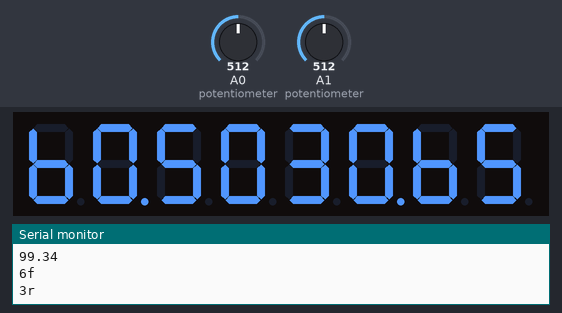
This sketch was run on a simulated Arduino Uno, built with avr-gcc and run on an emulated ATmega328P. Parts: 8-digit seven-segment display, the last lines printed to the serial monitor. The test bench sets the inputs (shaded band); at power-on: A0 (potentiometer) = 512, A1 (potentiometer) = 512.

Above: at 3.8 s.
3.9 s: A0 (potentiometer) set to 560
At 4.2 s:
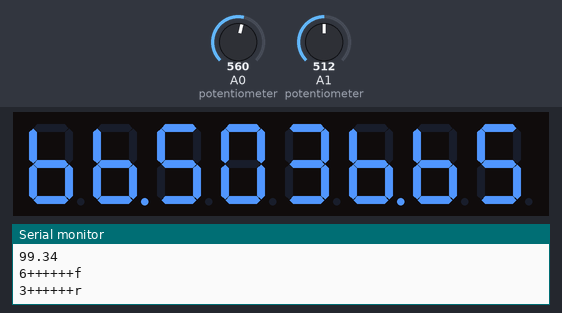
5.4 s: A1 (potentiometer) set to 280
At 6.6 s:
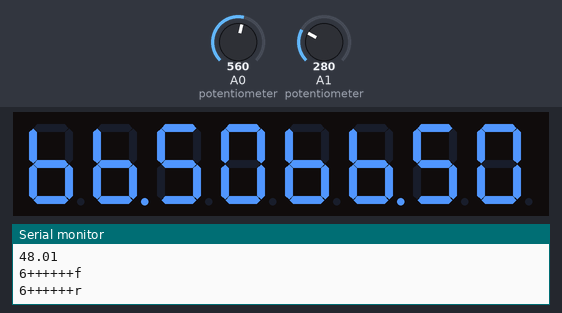
6.9 s: A1 (potentiometer) set to 258
At 7.3 s:
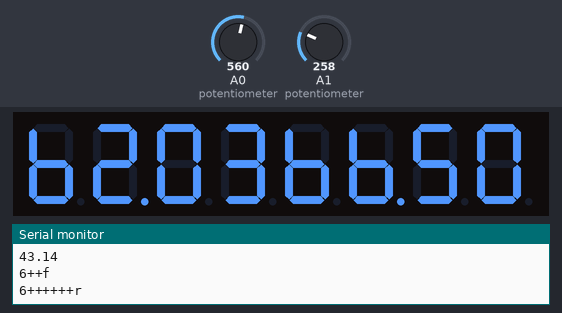
8.4 s: A0 (potentiometer) set to 540
At 8.8 s:
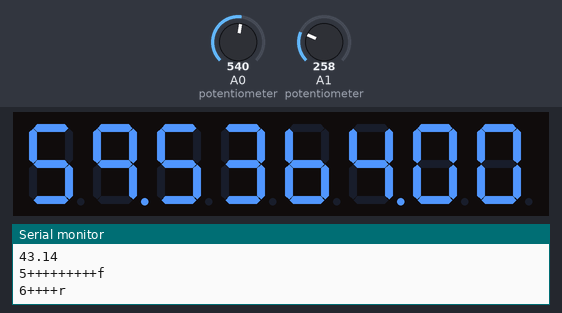
9.9 s: A1 (potentiometer) set to 511
At 11.1 s:
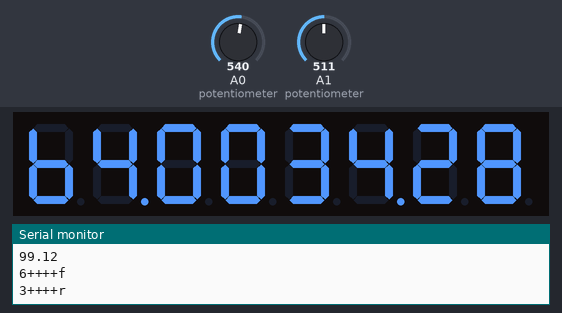
11.4 s: A0 (potentiometer) set to 306
At 12.5 s:
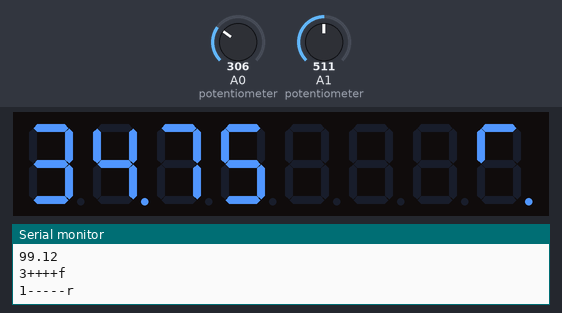
Timing chart, 0 to 13.9 s (numbered marks = the images above; inputs shaded):
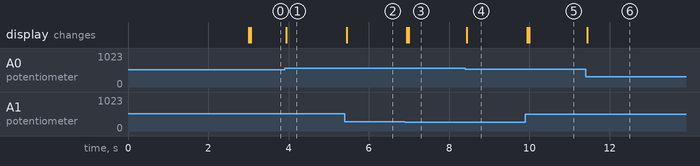

The sketch:

Lowry_Christmas_Code_v1.0.ino
```cpp
// 7-February-2020 - Program for intermediate presentation
// Developer: Lowry Maher
// Function: This program controls 2 independent Nova 15kW 60V motors -
// and varies their speed output based on Throttle Input and Steering Input

#include <Arduino.h> //Include additional Arduino Libraries
#include <SoftwareSerial.h> //Include software serial library
#include <TM1638.h> //Include the TM1638 library

SoftwareSerial mySerial1(2, 3); //RX, TX, Create a softwareSerial port on pins 2 and 3
SoftwareSerial mySerial2(4, 5); //RX, TX, Create a softwareSerial port on pins 4 and 5

TM1638 module(8, 9, 7); //Define a module on data pin 8, clock pin 9 and strobe pin 7

#define LEFT 0 //Determines left side of LED display
#define RIGHT 1 //Determines left side of LED display

byte displayDigits[] = {63, 6, 91, 79, 102, 109, 124, 7, 127, 103 }; //Array of the numbers from 0 to 9
byte values[] = { 0, 0, 0, 0, 0, 0, 0, 0 }; //An array for the values to be displayed - all zeroes means show nothing.
int theDigits[] = { 0, 0, 0, 0 }; //The digits which will make up a number to be displayed

//Variables for left motor calculation:

int LeftTensCharacter; //Number 1 to 10 at the start of the throttle string

//Variables used to calculate the "TensCharacter"
int LeftFirstTensVariable;
int LeftSecondTensVariable;
int LeftThirdTensVariable;
int LeftFourthTensVariable;
int LeftFifthTensVariable;

//Variables used to calculate the "DecimalCharacters"
float LeftDecimalValue;
float LeftFirstDecimalVariable;
int LeftSecondDecimalVariable;
float LeftThirdDecimalVariable;
float LeftThirdTensVariableDuplicate;
int LeftFourthDecimalVariable;

String LeftOnesCharacters = ""; //String storing the "+" characters for the ones multiplier
String LeftDecimalCharacters = ""; //String storing the "g" characters for the decimal multiplier
String LeftLessThanTenCharacters = ""; //String storing the "-" characters for the ones multiplier when <10%
String LeftFullThrottleString = "m"; //String to store "m" for full throttle, as per the controller manual
String LeftThrottleString = ""; //String that stores the final concated string to be sent to the motor
float LeftOutputPercent;  //Variable to store throttle %

//Variables for right motor calculation:

int RightTensCharacter; //Number 1 to 10 at the start of the throttle string

//Variables used to calculate the "TensCharacter"
int RightFirstTensVariable;
int RightSecondTensVariable;
int RightThirdTensVariable;
int RightFourthTensVariable;
int RightFifthTensVariable;

//Variables used to calculate the "DecimalCharacters"
float RightDecimalValue;
float RightFirstDecimalVariable;
int RightSecondDecimalVariable;
float RightThirdDecimalVariable;
float RightThirdTensVariableDuplicate;
int RightFourthDecimalVariable;

String RightOnesCharacters = ""; //String storing the "+" characters for the ones multiplier
String RightDecimalCharacters = ""; //String storing the "g" characters for the decimal multiplier
String RightLessThanTenCharacters = ""; //String storing the "-" characters for the ones multiplier when <10%
String RightFullThrottleString = "m"; //String to store "m" for full throttle, as per the controller manual
String RightThrottleString = ""; //String that stores the final concated string to be sent to the motor
float RightOutputPercent;  //Variable to store throttle %.

//Variables for inputs and electronic differential
float SteeringInput;
float SteeringPercent;
float ThrottleInput;
float Throttle50Value;
float OutputPercent;
float RightMotorPercent;
float LeftMotorPercent;
float ExcessPercent;
float TurningPercent;
float RightSteeringPercent;
float LeftSteeringPercent;
float WheelSteeringAngle;
float RightWheelSteeringAngle;
float LeftWheelSteeringAngle;
float AverageWheelSteeringAngle;
float WheelTurningRadius;
float LeftWheelTurningRadius;
float RightWheelTurningRadius;
float AverageWheelTurningRadius;
float RadiusDifferencePercent;
float ExcessRadiusDifferencePercent;

float WheelBase = 1.54; //Distance from rear to front wheels is 1.54 metres.
float TrackWidth = 1.15; //Distance from left to right wheels is 1.15 metre.

float NegativePercent;
float ExcessNegativePercent;
float OverHundredVariable;

void setup()
{
  Serial.begin(115200); //Baud rate between computer and Arduino

  mySerial1.begin(115200); //Baud rate between Arduino and Controller
  mySerial1.println("s"); //Initialise the controller to accept serial command strings

  mySerial2.begin(115200); //Baud rate between Arduino and Controller
  mySerial2.println("s"); //Initialise the controller to accept serial command strings

  module.setDisplay(values); //Start with the digital display blank
  module.setupDisplay(true, 7); //Set the display intensity. (1 to 7)
}

void loop() //Runs program continuously
{
  while (millis() < 3000) { //While in the first 3 seconds, send "s" to controller to set to Serial Mode
    mySerial1.println("s"); //Initialise the left controller to accept serial command strings
    mySerial2.println("s"); //Initialise the right controller to accept serial command strings
  }

  ExcessRadiusDifferencePercent = RadiusDifferencePercent;
  ExcessNegativePercent = NegativePercent;

  ThrottleInput = analogRead(A0); //Value from potentiometer placed into "ThrottleInput"

  OutputPercent = (((ThrottleInput - 28.00) / 400.00) * 100.00) / 2.00; //Analog Input value converted to %

  Serial.println(OutputPercent); //Display throttle percent on screen

  SteeringInput = analogRead(A1); //Value from potentiometer placed into "Steering Input"

  if (SteeringInput > 550) { //If approaching full lock left range, set 63 as the zero position
    SteeringInput = 63;
  }
  else if (SteeringInput > 515 && SteeringInput < 550) { //If approaching full lock right, set to 515 as the maximum position
    SteeringInput = 515;
  }

  SteeringPercent = ((SteeringInput - 63) / 452) * 100; //Analog Input value converted to %

  Serial.println(SteeringPercent); //Display steering percent on screen

  TurningPercent = (SteeringPercent - 50) * 2;

  if (OutputPercent < 1) { //If the throttle signal is less than 1%, both motors should be off.
    LeftThrottleString = "0"; //Turn off left motor
    RightThrottleString = "0"; //Turn off right motor
  }

  else if (OutputPercent > 1 || OutputPercent < 20) { //If the throttle signal is between 1% and 20%
    if (SteeringPercent > 45 && SteeringPercent < 55) { //If driving straight, with a 10% deadband incorporated
      LeftMotorPercent = (OutputPercent); //Left motor speed = throttle value
      RightMotorPercent = (OutputPercent); //Right motor speed = throttle value
    }

    //If turning right
    else if (SteeringPercent > 55) { //Steering angle greater than 55%
      RightWheelSteeringAngle = ((TurningPercent / 100) * 28); //Steering angle of right wheel is between 0-28 degrees
      LeftWheelSteeringAngle = ((TurningPercent / 100) * 23); //Steering angle of left wheel is between 0-23 degrees
      AverageWheelSteeringAngle = ((LeftWheelSteeringAngle + RightWheelSteeringAngle) / 2); //Average steering angle
      AverageWheelTurningRadius = (WheelBase / (tan(AverageWheelSteeringAngle * (3.14159 / 180)))); //Turn radius = (w/tan(Beta)) and convert rads to degrees
      LeftWheelTurningRadius = (AverageWheelTurningRadius + (TrackWidth / 2)) ; //Outer radius = average radius + half the width of the car
      RightWheelTurningRadius = (AverageWheelTurningRadius - (TrackWidth / 2)) ; //Inner radius = average radius - half the width of the car
      RadiusDifferencePercent = (((LeftWheelTurningRadius - RightWheelTurningRadius) / LeftWheelTurningRadius) * 100); //Outer - inner / outer
      ExcessPercent = (OutputPercent + (RadiusDifferencePercent / 2) - 100); //Store the amount that goes past 100%
      NegativePercent = ((OutputPercent - (RadiusDifferencePercent / 2)) * (-1)); //Store the amount that goes below 0%
      OverHundredVariable = (OutputPercent + ExcessPercent); //Value past 100% e.g. 112%

      //The following executes when the steering is in full-lock or close to full-lock.
      if (OverHundredVariable > 100) { //If the % to one of the motors is larger than 100%
        LeftMotorPercent = 100.00; //Make the outer motor 100%
        RightMotorPercent = (OutputPercent - ExcessPercent - (ExcessRadiusDifferencePercent / 2)); //Subtract the excess differential % from the inner wheel
      }
      else if ((OutputPercent - (ExcessRadiusDifferencePercent / 2)) < 0) { //If signal to motor is less than 0%
        RightMotorPercent = 0; //Inner motor set to 0%
        LeftMotorPercent = OutputPercent; //Outer motor runs as fast as driver inputs
      }

      //Else if the output % is smaller than the % differential and the car is not at or near full-lock:
      else if (OutputPercent < ExcessRadiusDifferencePercent && ((OutputPercent - (ExcessRadiusDifferencePercent / 2)) > 0)) {
        RightMotorPercent = 0; //Inner motor set to 0%
        LeftMotorPercent = OutputPercent; //Outer motor set to output signal
      }
      else { //Else we are in a straight line: (neither signal is greater than 100 or less than 0)
        LeftMotorPercent = (OutputPercent); //Outer speed = output signal
        RightMotorPercent = (OutputPercent - (ExcessRadiusDifferencePercent)); //Inner speed = throttle - differential
      }
    }

    //If turning left - calculations are repeated with motors reversed
    else if (SteeringPercent < 45) { //Steering less greater than 45%
      RightWheelSteeringAngle = (((TurningPercent / 100) * 23) * (-1)); //Steering angle of right wheel is between 0-23 degrees
      LeftWheelSteeringAngle = (((TurningPercent / 100) * 28) * (-1)); //Steering angle of left wheel is between 0-28 degrees
      AverageWheelSteeringAngle = ((LeftWheelSteeringAngle + RightWheelSteeringAngle) / 2); //Average steering angle
      AverageWheelTurningRadius = (WheelBase / (tan(AverageWheelSteeringAngle * (3.14159 / 180)))); //Turn radius = (w/tan(Beta)) and convert rads to degrees
      LeftWheelTurningRadius = (AverageWheelTurningRadius - (TrackWidth / 2)) ; //Inner radius = average radius + half the width of the car
      RightWheelTurningRadius = (AverageWheelTurningRadius + (TrackWidth / 2)) ; //Outer radius = average radius - half the width of the car
      RadiusDifferencePercent = (((RightWheelTurningRadius - LeftWheelTurningRadius) / RightWheelTurningRadius) * 100); //Outer - inner / outer
      ExcessPercent = (OutputPercent + (RadiusDifferencePercent / 2) - 100); //Store the amount that goes past 100%
      NegativePercent = ((OutputPercent - (RadiusDifferencePercent / 2)) * (-1)); //Store the amount that goes below 0%
      OverHundredVariable = (OutputPercent + ExcessPercent); //Value past 100% e.g. 112%

      //The following executes when the steering is in full-lock or close to full-lock
      if (OverHundredVariable > 100) { //If the % to one of the motors is larger than 100%
        RightMotorPercent = 100.00; //Make the outer motor 100%
        LeftMotorPercent = ((OutputPercent - ExcessPercent) - (ExcessRadiusDifferencePercent / 2)); //Subtract the excess differential % from the inner wheel
      }
      else if ((OutputPercent - (ExcessRadiusDifferencePercent / 2)) < 0) { //If signal to motor is less than 0%
        LeftMotorPercent = 0; //Inner motor set to 0%
        RightMotorPercent = OutputPercent; //Outer motor runs as fast as driver inputs
      }

      //Else if the output % is smaller than the % differential and the car is not at or near full-lock:
      else if (OutputPercent < ExcessRadiusDifferencePercent && ((OutputPercent - (ExcessRadiusDifferencePercent / 2)) > 0)) {
        LeftMotorPercent = 0; //Inner motor set to 0%
        RightMotorPercent = OutputPercent; //Outer motor set to output signal.
      }
      else {//Else we are in a straight line: (neither signal is greater than 100 or less than 0)
        RightMotorPercent = (OutputPercent); //Outer speed = output signal
        LeftMotorPercent = (OutputPercent - (ExcessRadiusDifferencePercent)); //Inner speed = throttle - differential
      }
    }

    //Convert left throttle value into string to be sent to controller
    LeftFirstTensVariable = LeftMotorPercent; //Store the 0-100 value read from the potentiometer e.g. 58.67%
    LeftTensCharacter = (LeftFirstTensVariable / 10); //Store the tens multiplier e.g. 5

    LeftSecondTensVariable = (LeftTensCharacter * 10); //Store the previous value times ten e.g. 50
    LeftThirdTensVariable = (LeftFirstTensVariable - LeftSecondTensVariable); //Store the remaining units e.g 58-50 = 8

    LeftThirdTensVariableDuplicate = LeftThirdTensVariable; //Store the same value in a second variable for seperate calculations simultaneously

    //DecimalValue:
    LeftFirstDecimalVariable = LeftMotorPercent; //Store the 0-100 value read from the potentiometer e.g. 58.67%
    LeftSecondDecimalVariable = LeftMotorPercent; //Store the throttle value in an INT data type e.g. 58
    LeftThirdDecimalVariable = (LeftMotorPercent - LeftSecondDecimalVariable); //Store just the decimal value e.g. 58.67 - 58 = .67
    LeftFourthDecimalVariable = (LeftThirdDecimalVariable * 10); //Store the decimal multiplier e.g. .67 * 10 = 6

    LeftOnesCharacters = ""; //Clear the string
    while (LeftThirdTensVariable >= 1) { //While the units value is >= 1
      LeftThirdTensVariable -= 1; //Decrease the units value by 1
      LeftOnesCharacters += "+"; //Increase the OnesCharacters string by "+"
    }

    LeftDecimalCharacters = ""; //Clear the string
    while (LeftFourthDecimalVariable >= 1) { //While the decimal units value is >= 1
      LeftFourthDecimalVariable -= 1; //Decrease the units value by 1
      LeftDecimalCharacters += "g"; //Increase the DecimalCharacters string by "+"
    }

    LeftLessThanTenCharacters = ""; //Clear the string
    while (LeftThirdTensVariableDuplicate < 10) { //While the units value is >= 1
      LeftThirdTensVariableDuplicate += 1; //increase the units value by 1
      LeftLessThanTenCharacters += "-"; //Increase the DecimalCharacters string by "+"
    }

    if (LeftMotorPercent < 10.00 && 0 < LeftMotorPercent) {
      LeftThrottleString = (1 + LeftLessThanTenCharacters + "f"); //e.g. 3.42% = "1-------ggggf"
    }
    else {
      LeftThrottleString = (LeftTensCharacter + LeftOnesCharacters + "f"); //e.g. 23.42% = "2+++ggggf"
    }

    //Convert right throttle value into string to be sent to controller, motor moving in reverse direction
    RightFirstTensVariable = RightMotorPercent; //Store the 0-100 value read from the potentiometer e.g. 58.67%
    RightTensCharacter = (RightFirstTensVariable / 10); //Store the tens multiplier e.g. 5

    RightSecondTensVariable = (RightTensCharacter * 10); //Store the previous value times ten e.g. 50
    RightThirdTensVariable = (RightFirstTensVariable - RightSecondTensVariable); //Store the remaining units e.g 58-50 = 8

    RightThirdTensVariableDuplicate = RightThirdTensVariable; // Store the same value in a second variable for seperate calculations simultaneously

    //DecimalValue:
    RightFirstDecimalVariable = RightMotorPercent; //Store the 0-100 value read from the potentiometer e.g. 58.67%
    RightSecondDecimalVariable = RightMotorPercent; //Store the throttle value in an INT data type e.g. 58
    RightThirdDecimalVariable = (RightMotorPercent - RightSecondDecimalVariable); //Store just the decimal value e.g. 58.67 - 58 = .67
    RightFourthDecimalVariable = (RightThirdDecimalVariable * 10); //Store the decimal multiplier e.g. .67 * 10 = 6

    RightOnesCharacters = ""; //Clear the string
    while (RightThirdTensVariable >= 1) { //While the units value is >= 1
      RightThirdTensVariable -= 1; //Decrease the units value by 1
      RightOnesCharacters += "+"; //Increase the OnesCharacters string by "+"
    }

    RightDecimalCharacters = ""; //Clear the string
    while (RightFourthDecimalVariable >= 1) { //While the decimal units value is >= 1
      RightFourthDecimalVariable -= 1; //Decrease the units value by 1
      RightDecimalCharacters += "g"; //Increase the DecimalCharacters string by "+"
    }

    RightLessThanTenCharacters = ""; //Clear the string
    while (RightThirdTensVariableDuplicate < 10) { //While the units value is >= 1
      RightThirdTensVariableDuplicate += 1; //increase the units value by 1
      RightLessThanTenCharacters += "-"; //Increase the DecimalCharacters string by "+"
    }

    if (RightMotorPercent < 10.00 && 0 < RightMotorPercent) {
      RightThrottleString = (1 + RightLessThanTenCharacters + "r"); //e.g. 3.42% = "1-------ggggr"
    }
    else {
      RightThrottleString = (RightTensCharacter + RightOnesCharacters + "r"); //e.g. 23.42% = "2+++ggggr"
    }
  }

  else if (OutputPercent > 20) { //If the throttle signal is greater than 20%, set both motors to 20%.
    LeftThrottleString = "2f"; //Left motor speed = "20%"
    RightThrottleString = "2r"; //Right motor speed = "20%"
  }

  mySerial1.println(LeftThrottleString); //Send the left signal % as strings over this port
  mySerial2.println(RightThrottleString); //Send the right signal % as strings over this port

  Serial.println(LeftThrottleString); //Display left throttle string on screen
  Serial.println(RightThrottleString); //Display right throttle string on screen

  float theNumberToDisplay = LeftMotorPercent; //Display the % sent to the motor
  int positionToDisplayIt = LEFT; //Display Number on left or right
  int numberOfDecimalPlacesToShow = 2; //How many decimal places to show - must be 1 or 2
  displayNumber(theNumberToDisplay, positionToDisplayIt, numberOfDecimalPlacesToShow);

  float theNumberToDisplay2 = RightMotorPercent;
  int positionToDisplayIt2 = RIGHT;
  int numberOfDecimalPlacesToShow2 = 2;
  displayNumber2(theNumberToDisplay2, positionToDisplayIt2, numberOfDecimalPlacesToShow2);

  delay(50); //Delay for program stability, reduce delay to increase program iterations and response time
}

//Display numbers on left of digital display
void displayNumber(float numberToSplit, int whichSide, int numOfDPs) {

  if (numOfDPs > 2 or numOfDPs < 1) {
    numOfDPs = 1;
  }

  numberToSplit = (int)(100 * numberToSplit);

  if (numberToSplit > 9999) {
    numberToSplit = 100;
  }
  else {
    theDigits[0] = (int)(numberToSplit / 1000);
    theDigits[1] = (int)((numberToSplit - (1000 * theDigits[0])) / 100);
    theDigits[2] = (int)((numberToSplit - (1000 * theDigits[0]) - (100 * theDigits[1])) / 10);
    theDigits[3] = (int)(numberToSplit - (1000 * theDigits[0]) - (100 * theDigits[1]) - (10 * theDigits[2]));
  }

  int dispDig[4]; //Declaring an array with 4 elements
  if (theDigits[0] == 0) {
    dispDig[0] = 0; //Hide a leading zero if there is one
  }
  else {
    dispDig[0] = displayDigits[theDigits[0]];
    dispDig[1] = displayDigits[theDigits[1]] + 128; //Apend the dp onto the second digit
    dispDig[2] = displayDigits[theDigits[2]];
    dispDig[3] = displayDigits[theDigits[3]];
  }

  if (numOfDPs == 1) {
    dispDig[3] = 0;
  }

  if (numberToSplit / 100 < 0 or numberToSplit / 100 > 100) {
    for (int i = 0; i < 4; i++)
      dispDig[i] = 64;
  }

  if (numberToSplit == 100) {
    dispDig[0] = 6;
    dispDig[1] = 63;
    dispDig[2] = 63;
    dispDig[3] = 0;
  }

  int offset = 0; //Left by default

  values[0 + offset] = dispDig[0];
  values[1 + offset] = dispDig[1];
  values[2 + offset] = dispDig[2];
  values[3 + offset] = dispDig[3];

  module.setDisplay(values);
}

//Display numbers on right of digital display
void displayNumber2(float numberToSplit2, int whichSide2, int numOfDPs2) {

  if (numOfDPs2 > 2 or numOfDPs2 < 1) {
    numOfDPs2 = 1;
  }

  numberToSplit2 = (int)(100 * numberToSplit2);

  if (numberToSplit2 > 9999) {
    numberToSplit2 = 100;
  }
  else {
    theDigits[0] = (int)(numberToSplit2 / 1000);
    theDigits[1] = (int)((numberToSplit2 - (1000 * theDigits[0])) / 100);
    theDigits[2] = (int)((numberToSplit2 - (1000 * theDigits[0]) - (100 * theDigits[1])) / 10);
    theDigits[3] = (int)(numberToSplit2 - (1000 * theDigits[0]) - (100 * theDigits[1]) - (10 * theDigits[2]));
  }

  int dispDig[4]; //Declaring an array with 4 elements
  if (theDigits[0] == 0) {
    dispDig[0] = 0; //Hide a leading zero if there is one
  }
  else {
    dispDig[0] = displayDigits[theDigits[0]];
    dispDig[1] = displayDigits[theDigits[1]] + 128; //Apend the dp onto the second digit
    dispDig[2] = displayDigits[theDigits[2]];
    dispDig[3] = displayDigits[theDigits[3]];
  }

  if (numOfDPs2 == 1) {
    dispDig[3] = 0;
  }

  if (numberToSplit2 / 100 < 0 or numberToSplit2 / 100 >= 100) {
    for (int i = 0; i < 4; i++)
      dispDig[i] = 64;
  }

  if (numberToSplit2 == 100) {
    dispDig[0] = 6;
    dispDig[1] = 63;
    dispDig[2] = 63;
    dispDig[3] = 0;
  }

  int offset = 0; //Left by default
  if (whichSide2 == RIGHT) { //Set to right
    offset = 4;
  }

  values[0 + offset] = dispDig[0];
  values[1 + offset] = dispDig[1];
  values[2 + offset] = dispDig[2];
  values[3 + offset] = dispDig[3];

  //Update the display display with new values
  module.setDisplay(values);
}
```

Measured:
- the behaviour switches between 267 and 266 on A1 (potentiometer) (found by bisection; images 2 and 3)
- after the input at 3.9 s, the display: changes at once (image 1)
- after the input at 5.4 s, the display: changes at once (image 2)
- after the input at 6.9 s, the display: first changes at once (image 3 shows a later state)
- after the input at 8.4 s, the display: changes at once (image 4)
- after the input at 9.9 s, the display: first changes at once (image 5 shows a later state)
- after the input at 11.4 s, the display: changes at once (image 6)
